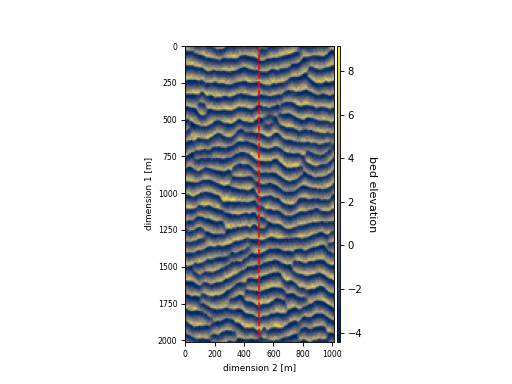

The Python source for this figure:
aeolian = dm.sample_data.aeolian()

fig, ax = plt.subplots()
ax.plot([500, 500], [0, 2000], c='r', ls='--')
aeolian.quick_show('eta', ax=ax, ticks=True, colorbar_label=True)
ax.set_xlabel('dimension 2 [m]', fontsize=8)
ax.set_ylabel('dimension 1 [m]', fontsize=8)
ax.tick_params(labelsize=7)
plt.show()
